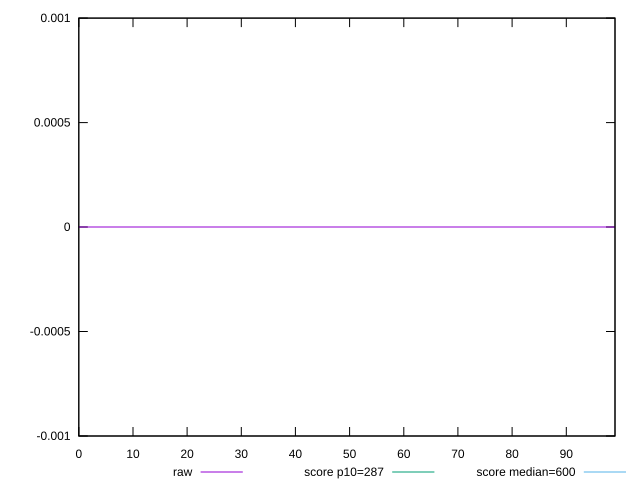

Generate this figure with gnuplot:
reset

$raw <<EOF
0 0
1 0
2 0
3 0
4 0
5 0
6 0
7 0
8 0
9 0
10 0
11 0
12 0
13 0
14 0
15 0
16 0
17 0
18 0
19 0
20 0
21 0
22 0
23 0
24 0
25 0
26 0
27 0
28 0
29 0
30 0
31 0
32 0
33 0
34 0
35 0
36 0
37 0
38 0
39 0
40 0
41 0
42 0
43 0
44 0
45 0
46 0
47 0
48 0
49 0
50 0
51 0
52 0
53 0
54 0
55 0
56 0
57 0
58 0
59 0
60 0
61 0
62 0
63 0
64 0
65 0
66 0
67 0
68 0
69 0
70 0
71 0
72 0
73 0
74 0
75 0
76 0
77 0
78 0
79 0
80 0
81 0
82 0
83 0
84 0
85 0
86 0
87 0
88 0
89 0
90 0
91 0
92 0
93 0
94 0
95 0
96 0
97 0
98 0
99 0
EOF

set key outside below
set xrange [0:99]
set yrange [-0.001:0.001]
set trange [-0.001:0.001]
set terminal svg size 640, 490 enhanced background rgb 'white'
set output "report_00007_2020-12-11T15:55:29.892Z/total-blocking-time/samples/pages+cached+noexternal/raw/sorted.svg"

plot $raw title "raw" with line, \
     287 title "score p10=287", \
     600 title "score median=600"

reset
